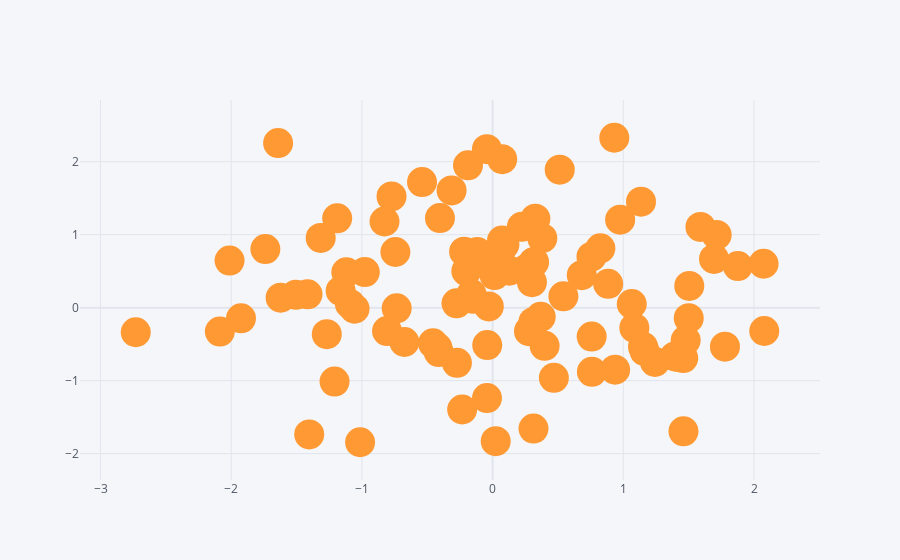

Source (notebook cell):
### Code cell
df.iplot(kind='scatter',x='A',y='B', mode='markers', size =30)
